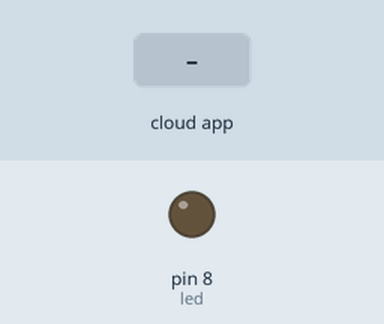
This sketch was run on a simulated Arduino Uno, built with avr-gcc and run on an emulated ATmega328P. On the bench: output pins drawn as LEDs (lit = HIGH). The test bench sets the inputs (shaded band). The ROS host is connected and sends only what is stated.

Above: at 1.2 s.
1.3 s: the phone or cloud app sets toggle_led to 0
At 2.5 s:
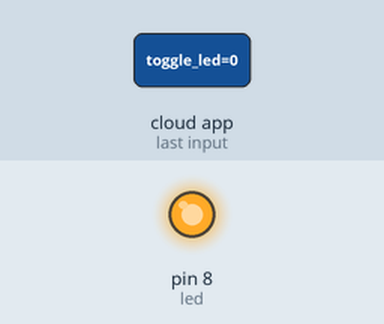
2.8 s: the phone or cloud app sets toggle_led to 1
At 3.6 s:
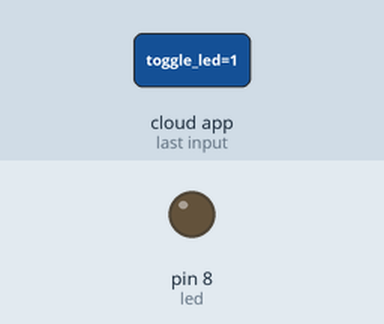
Timing chart, 0 to 5.8 s (numbered marks = the images above; inputs shaded):
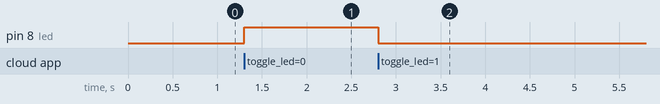

The sketch:

blink_ros_1.ino
```cpp
#include <ros.h>
#include <std_msgs/Empty.h>

ros::NodeHandle nh;

void messageCb( const std_msgs::Empty& toggle_msg){
  digitalWrite(8, HIGH-digitalRead(8));   // blink the led
}

ros::Subscriber<std_msgs::Empty> sub("toggle_led", &messageCb );

void setup()
{
  pinMode(8, OUTPUT);
  nh.initNode();
  nh.subscribe(sub);
}

void loop()
{
  nh.spinOnce();
  delay(1);
}
```

Measured:
- after the input at 1.3 s, pin 8 (led): LOW → HIGH at once
- after the input at 2.8 s, pin 8 (led): HIGH → LOW at once
